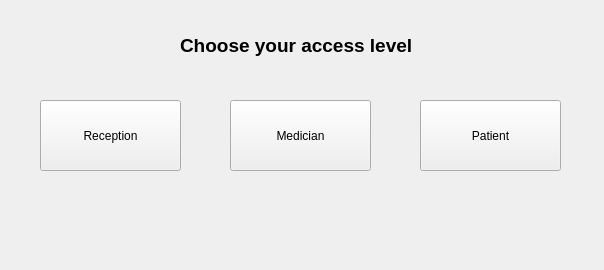
<?xml version="1.0" encoding="UTF-8"?>
<ui version="4.0">
 <class>Menu</class>
 <widget class="QWidget" name="Menu">
  <property name="geometry">
   <rect>
    <x>0</x>
    <y>0</y>
    <width>604</width>
    <height>270</height>
   </rect>
  </property>
  <property name="windowTitle">
   <string>Form</string>
  </property>
  <widget class="QPushButton" name="push_button_reception">
   <property name="geometry">
    <rect>
     <x>40</x>
     <y>100</y>
     <width>141</width>
     <height>71</height>
    </rect>
   </property>
   <property name="text">
    <string>Reception</string>
   </property>
  </widget>
  <widget class="QPushButton" name="push_button_medician">
   <property name="geometry">
    <rect>
     <x>230</x>
     <y>100</y>
     <width>141</width>
     <height>71</height>
    </rect>
   </property>
   <property name="text">
    <string>Medician</string>
   </property>
  </widget>
  <widget class="QPushButton" name="push_button_patient">
   <property name="geometry">
    <rect>
     <x>420</x>
     <y>100</y>
     <width>141</width>
     <height>71</height>
    </rect>
   </property>
   <property name="text">
    <string>Patient</string>
   </property>
  </widget>
  <widget class="QLabel" name="label_menu">
   <property name="geometry">
    <rect>
     <x>180</x>
     <y>30</y>
     <width>241</width>
     <height>31</height>
    </rect>
   </property>
   <property name="font">
    <font>
     <pointsize>14</pointsize>
     <weight>75</weight>
     <bold>true</bold>
    </font>
   </property>
   <property name="text">
    <string>Choose your access level</string>
   </property>
  </widget>
 </widget>
 <resources/>
 <connections/>
</ui>
